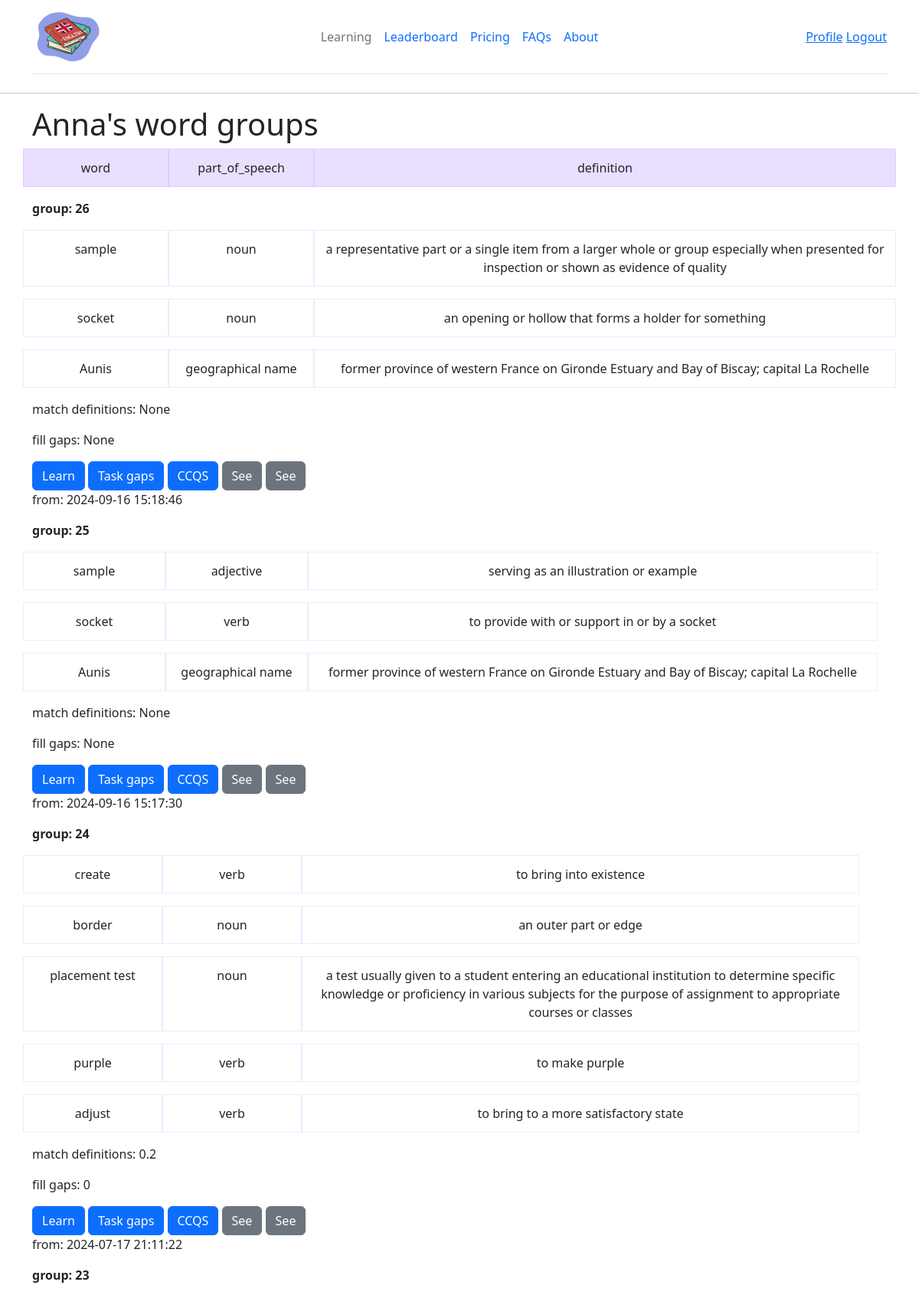
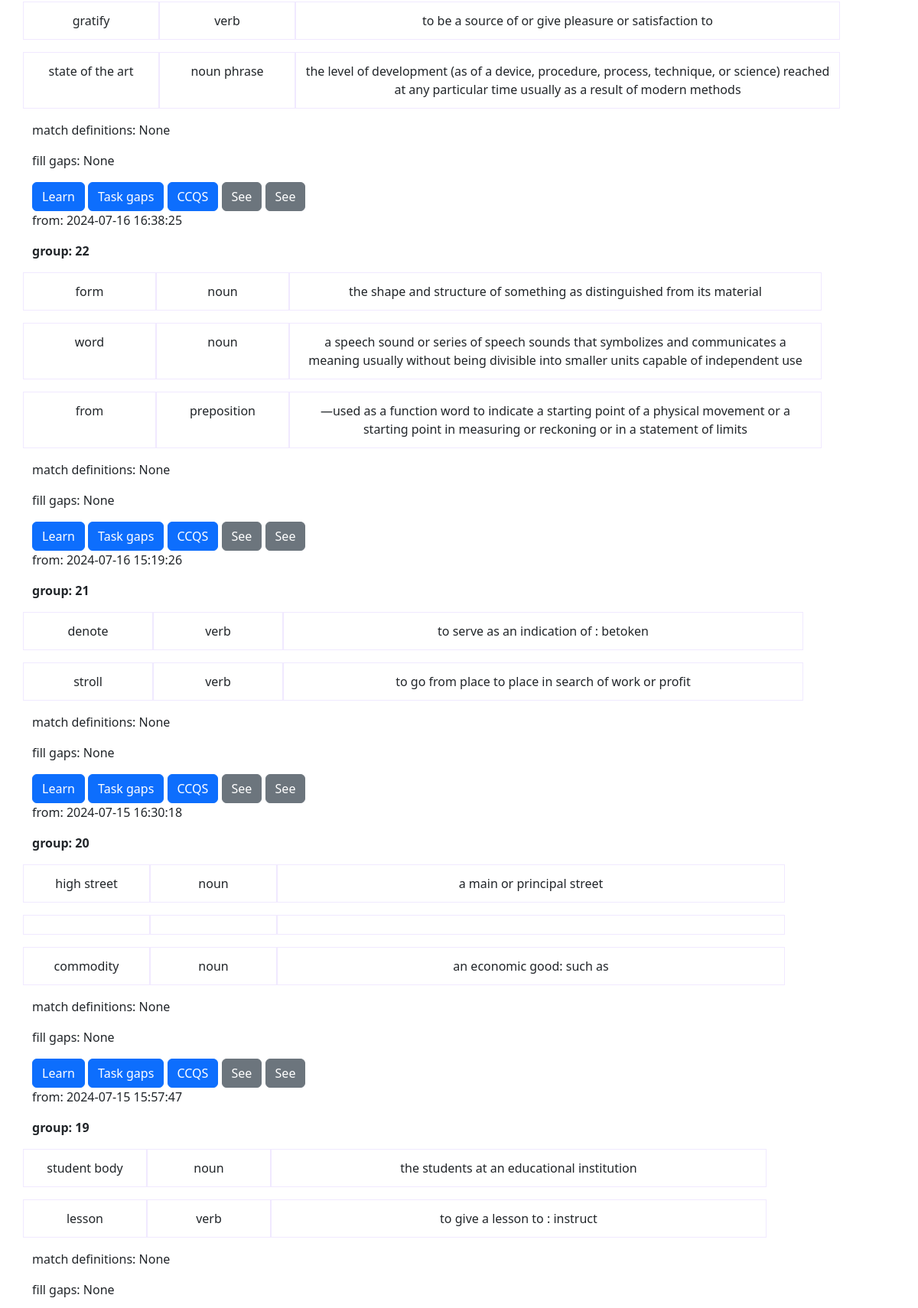
Screenshot of /user/Anna (signed in, upper part) with the database file from the repository (2 pictures, top to bottom).
### app/models.py (models this page shows, shortened)
class User(UserMixin, db.Model):
    id: so.Mapped[int] = so.mapped_column(primary_key=True)
    username: so.Mapped[str] = so.mapped_column(sa.String(64), index=True)
    email: so.Mapped[str] = so.mapped_column(sa.String(120), index=True, unique=True)
    password_hash: so.Mapped[Optional[str]] = so.mapped_column(sa.String(256))
    word_groups = relationship('WordGroup',
                               back_populates='user', order_by='desc(WordGroup.created_at)')

class WordGroup(db.Model):
    id = db.Column(db.Integer, primary_key=True)
    user_id = db.Column(db.Integer, ForeignKey('user.id'), nullable=False)
    user = relationship('User', back_populates='word_groups')
    created_at = db.Column(db.DateTime, nullable=False, default=db.func.now())
    words_definitions = relationship('Definition', secondary='groups_association', back_populates='groups')
    points_ratio_math_definitions = db.Column(db.Integer)
    points_ratio_fill_gaps = db.Column(db.Integer)

class Definition(db.Model):
    id = db.Column(db.Integer, primary_key=True)
    word_text = db.Column(db.String(64))
    text = db.Column(db.Text, nullable=False)
    part_of_speech = db.Column(db.String(20))
    examples = db.Column(db.Text)
    word_id = db.Column(db.Integer, ForeignKey('word.id'), nullable=False)
    word = relationship('Word', back_populates='definitions')
    groups = relationship('WordGroup', secondary=words_groups_association, back_populates='words_definitions')

### app/blueprints/main/routes.py (the view)
@main_bp.route('/user/<username>')
@login_required
def user(username):
    query = sa.select(WordGroup).where(
        cast("ColumnElement[bool]", WordGroup.user_id == current_user.id)).order_by(sa.desc(WordGroup.created_at))
    word_groups = db.session.scalars(query).all()
    return render_template('user.html', word_groups=word_groups)

### app/models.py (called while the page is built)
@login.user_loader
def load_user(id):
    return db.session.get(User, int(id))

### app/blueprints/main/templates/user.html (shortened to what this page needs)
{% extends "base.html" %}
{% block content %}
<main>
<div class="container">
  <h1>{{ current_user.username }}'s word groups</h1>
    <div class="row mb-3 text-center">
    <div class="col-2 themed-grid-col-top">word</div>
    <div class="col-2 themed-grid-col-top">part_of_speech</div>
    <div class="col-8 themed-grid-col-top">definition</div>
  </div>
  {% for group in word_groups %}
    <div class="row">
        <p><b>group: {{ group.id }}</b></p>
      <div>
        {% for definition in group.words_definitions %}
          <div class="row mb-3 text-center">
            <div class="col-2 themed-grid-col">{{definition.word_text}}</div>
            <div class="col-2 themed-grid-col">{{definition.part_of_speech}}</div>
            <div class="col-8 themed-grid-col">{{definition.text}}</div>
          </div>
        {% endfor %}
        <div class="row">
          <p>match definitions: {{ group.points_ratio_math_definitions }}</p>
          <p>fill gaps: {{ group.points_ratio_fill_gaps }}</p>
        </div>
        <div class="row">
            <div class="col">
              <form action="{{ url_for('tasks.task_match_definitions', group_id=group.id) }}" class="d-inline">
                <button type="submit" name="action" value="learn" class="btn btn-primary">Learn</button>
              </form>
              <form action="{{ url_for('tasks.task_fill_the_gaps', group_id=group.id) }}" class="d-inline">
                <button type="submit" name="action" value="fill in the gaps" class="btn btn-primary">Task gaps</button>
              </form>
              <form action="{{ url_for('tasks.task_ccqs', group_id=group.id) }}" class="d-inline">
                <button type="submit" name="action" value="CCQS" class="btn btn-primary">CCQS</button>
              </form>
              <form action="{{ url_for('tasks.task_match_definitions', group_id=group.id) }}" class="d-inline">
                <button type="submit" name="action" value="match definitions" class="btn btn-secondary">See</button>
              </form>
              <form action="{{ url_for('word_groups.mpf', group_id=group.id) }}" class="d-inline">
                <button type="submit" name="action" value="mpf" class="btn btn-secondary">See</button>
              </form>
            </div>
          </div>
      <p>from: {{ group.created_at.strftime('%Y-%m-%d %H:%M:%S') }}</p>
    </div>
  {% endfor %}
</div>
</main>
{% endblock %}

### app/static/css/grid.css (style rules this page uses)
.themed-grid-col { padding-top: .75rem; padding-bottom: .75rem; background-color: rgba(112.520718, 44.062154, 249.437846, .0); border: 1px solid rgba(112.520718, 44.062154, 249.437846, .1); }
.themed-grid-col-top { padding-top: .75rem; padding-bottom: .75rem; background-color: rgba(112.520718, 44.062154, 249.437846, .15); border: 1px solid rgba(112.520718, 44.062154, 249.437846, .1); }

### rows the page displays
User: username "Anna"
WordGroup: id "26", points_ratio_math_definitions "None", points_ratio_fill_gaps "None", created_at "2024-09-16 15:18:46"
Definition: word_text "sample", part_of_speech "noun", text "a representative part or a single item from a larger whole or group especially when presented for inspection or shown as evidence of quality"
Definition: word_text "socket", part_of_speech "noun", text "an opening or hollow that forms a holder for something"
Definition: word_text "Aunis", part_of_speech "geographical name", text "former province of western France on Gironde Estuary and Bay of Biscay; capital La Rochelle"
WordGroup: id "25", points_ratio_math_definitions "None", points_ratio_fill_gaps "None", created_at "2024-09-16 15:17:30"
Definition: word_text "sample", part_of_speech "adjective", text "serving as an illustration or example"
Definition: word_text "socket", part_of_speech "verb", text "to provide with or support in or by a socket"
WordGroup: id "24", points_ratio_math_definitions "0.2", points_ratio_fill_gaps "0", created_at "2024-07-17 21:11:22"
Definition: word_text "create", part_of_speech "verb", text "to bring into existence"
Definition: word_text "border", part_of_speech "noun", text "an outer part or edge"
Definition: word_text "placement test", part_of_speech "noun", text "a test usually given to a student entering an educational institution to determine specific knowledge or proficiency in various subjects for the purpose of assignment to appropriate courses or classes"
Definition: word_text "purple", part_of_speech "verb", text "to make purple"
Definition: word_text "adjust", part_of_speech "verb", text "to bring to a more satisfactory state"
WordGroup: id "23", points_ratio_math_definitions "None", points_ratio_fill_gaps "None", created_at "2024-07-16 16:38:25"
Definition: word_text "gratify", part_of_speech "verb", text "to be a source of or give pleasure or satisfaction to"
Definition: word_text "state of the art", part_of_speech "noun phrase", text "the level of development (as of a device, procedure, process, technique, or science) reached at any particular time usually as a result of modern methods"
WordGroup: id "22", points_ratio_math_definitions "None", points_ratio_fill_gaps "None", created_at "2024-07-16 15:19:26"
Definition: word_text "form", part_of_speech "noun", text "the shape and structure of something as distinguished from its material"
Definition: word_text "word", part_of_speech "noun", text "a speech sound or series of speech sounds that symbolizes and communicates a meaning usually without being divisible into smaller units capable of independent use"
Definition: word_text "from", part_of_speech "preposition", text "—used as a function word to indicate a starting point of a physical movement or a starting point in measuring or reckoning or in a statement of limits"
WordGroup: id "21", points_ratio_math_definitions "None", points_ratio_fill_gaps "None", created_at "2024-07-15 16:30:18"
Definition: word_text "denote", part_of_speech "verb", text "to serve as an indication of : betoken"
Definition: word_text "stroll", part_of_speech "verb", text "to go from place to place in search of work or profit"
WordGroup: id "20", points_ratio_math_definitions "None", points_ratio_fill_gaps "None", created_at "2024-07-15 15:57:47"
Definition: word_text "high street", part_of_speech "noun", text "a main or principal street"
Definition: word_text "commodity", part_of_speech "noun", text "an economic good: such as"
WordGroup: id "19", points_ratio_math_definitions "None", points_ratio_fill_gaps "None"
Definition: word_text "student body", part_of_speech "noun", text "the students at an educational institution"
Definition: word_text "lesson", part_of_speech "verb", text "to give a lesson to : instruct"
